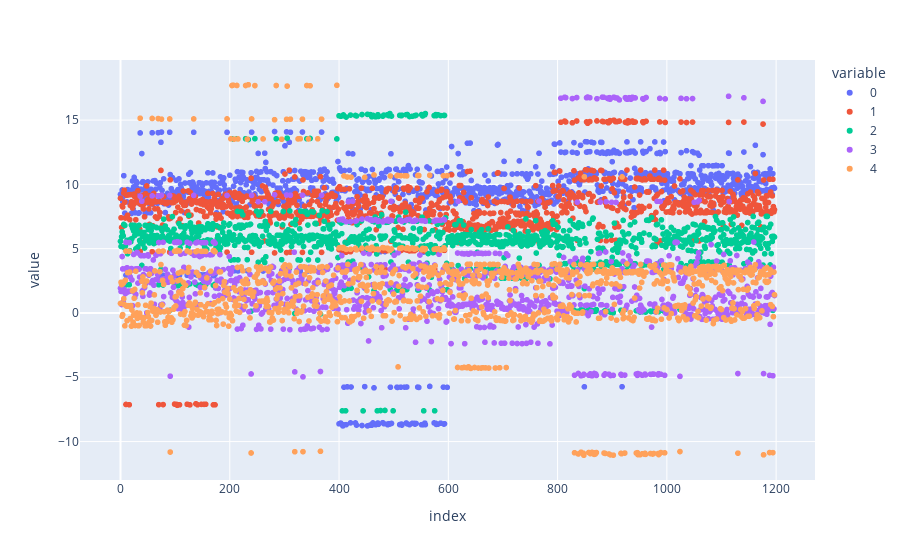

Write notebook code for a chart like this one.
### Code cell
umap_embeddings = visualise_embedding(list(tweet_embedding))

### Figure 1 — Plotly figure (JSON) as saved in the notebook; plotly's stock layout.template omitted (floating-point values rounded to 4 significant figures; data arrays with more than 128 entries replaced by an {"elided": "..."} marker saying what was removed)
{"data": [{"hovertemplate": "variable=0<br>index=%{x}<br>value=%{y}<extra></extra>", "legendgroup": "0", "marker": {"color": "#636efa", "symbol": "circle"}, "mode": "markers", "name": "0", "showlegend": true, "type": "scattergl", "x": {"elided": "1198 int values"}, "xaxis": "x", "y": {"elided": "1198 float values"}, "yaxis": "y"}, {"hovertemplate": "variable=1<br>index=%{x}<br>value=%{y}<extra></extra>", "legendgroup": "1", "marker": {"color": "#EF553B", "symbol": "circle"}, "mode": "markers", "name": "1", "showlegend": true, "type": "scattergl", "x": {"elided": "1198 int values"}, "xaxis": "x", "y": {"elided": "1198 float values"}, "yaxis": "y"}, {"hovertemplate": "variable=2<br>index=%{x}<br>value=%{y}<extra></extra>", "legendgroup": "2", "marker": {"color": "#00cc96", "symbol": "circle"}, "mode": "markers", "name": "2", "showlegend": true, "type": "scattergl", "x": {"elided": "1198 int values"}, "xaxis": "x", "y": {"elided": "1198 float values"}, "yaxis": "y"}, {"hovertemplate": "variable=3<br>index=%{x}<br>value=%{y}<extra></extra>", "legendgroup": "3", "marker": {"color": "#ab63fa", "symbol": "circle"}, "mode": "markers", "name": "3", "showlegend": true, "type": "scattergl", "x": {"elided": "1198 int values"}, "xaxis": "x", "y": {"elided": "1198 float values"}, "yaxis": "y"}, {"hovertemplate": "variable=4<br>index=%{x}<br>value=%{y}<extra></extra>", "legendgroup": "4", "marker": {"color": "#FFA15A", "symbol": "circle"}, "mode": "markers", "name": "4", "showlegend": true, "type": "scattergl", "x": {"elided": "1198 int values"}, "xaxis": "x", "y": {"elided": "1198 float values"}, "yaxis": "y"}], "layout": {"legend": {"title": {"text": "variable"}, "tracegroupgap": 0}, "margin": {"t": 60}, "xaxis": {"anchor": "y", "domain": [0, 1], "title": {"text": "index"}}, "yaxis": {"anchor": "x", "domain": [0, 1], "title": {"text": "value"}}}}
